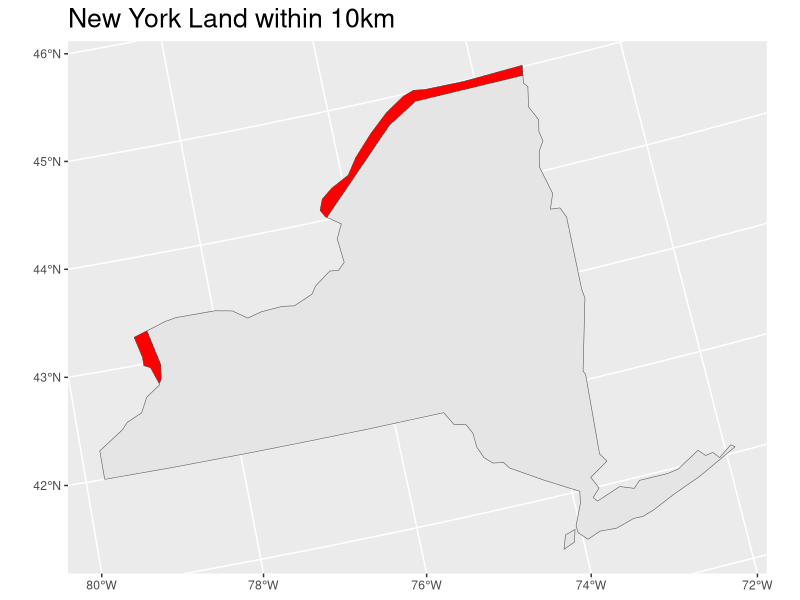

Reproduce this figure in R.
## ---- chunk 1
library(spData)
library(sf)
library(tidyverse)
library(units)

data(world)
data(us_states)
## ---- chunk 2
albers="+proj=aea +lat_1=29.5 +lat_2=45.5 +lat_0=37.5 +lon_0=-96 +x_0=0 +y_0=0 +ellps=GRS80 +datum=NAD83 +units=m +no_defs"
canada <- world %>% 
  st_transform(albers) %>% 
  filter(name_long == "Canada")

canada_buffer <- st_buffer(canada[7], 10000)

new_york <- us_states %>%
  st_transform(albers) %>%
  filter(NAME == "New York")

nyc <- new_york[4]

border <-
  st_intersection(canada_buffer, nyc)

ggplot() + 
  geom_sf(data = new_york[1]) + 
  geom_sf(data = border, fill = "red") + 
  labs(title = "New York Land within 10km") + 
  theme(title = element_text(size = 16))
  


st_area(border) %>% 
  set_units(km^2)
